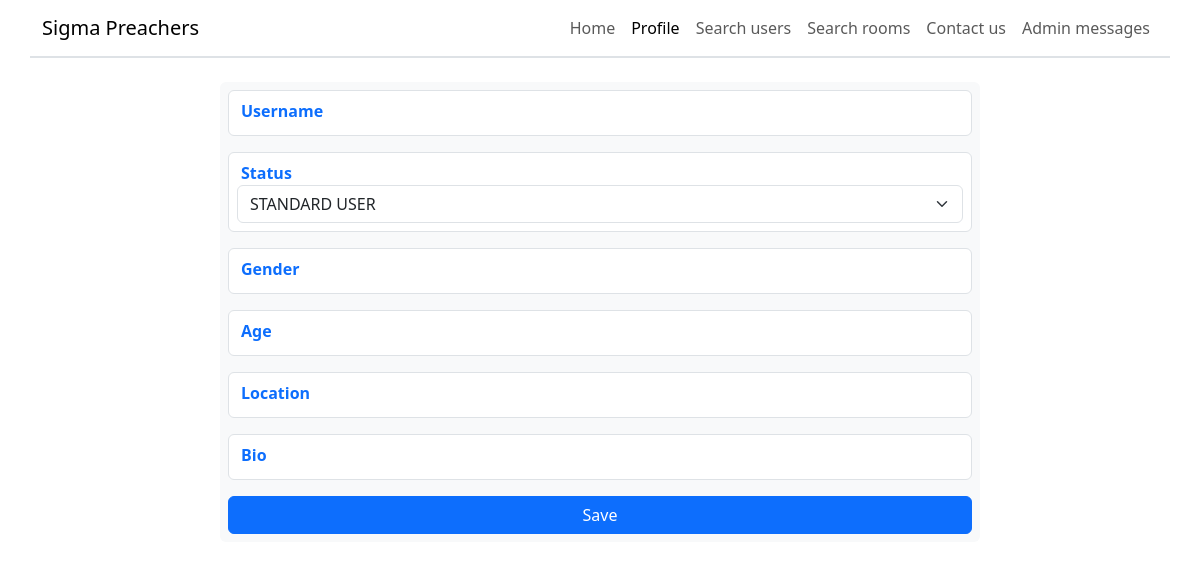
Page /promote_user/2 (signed in) on the earlier database version.
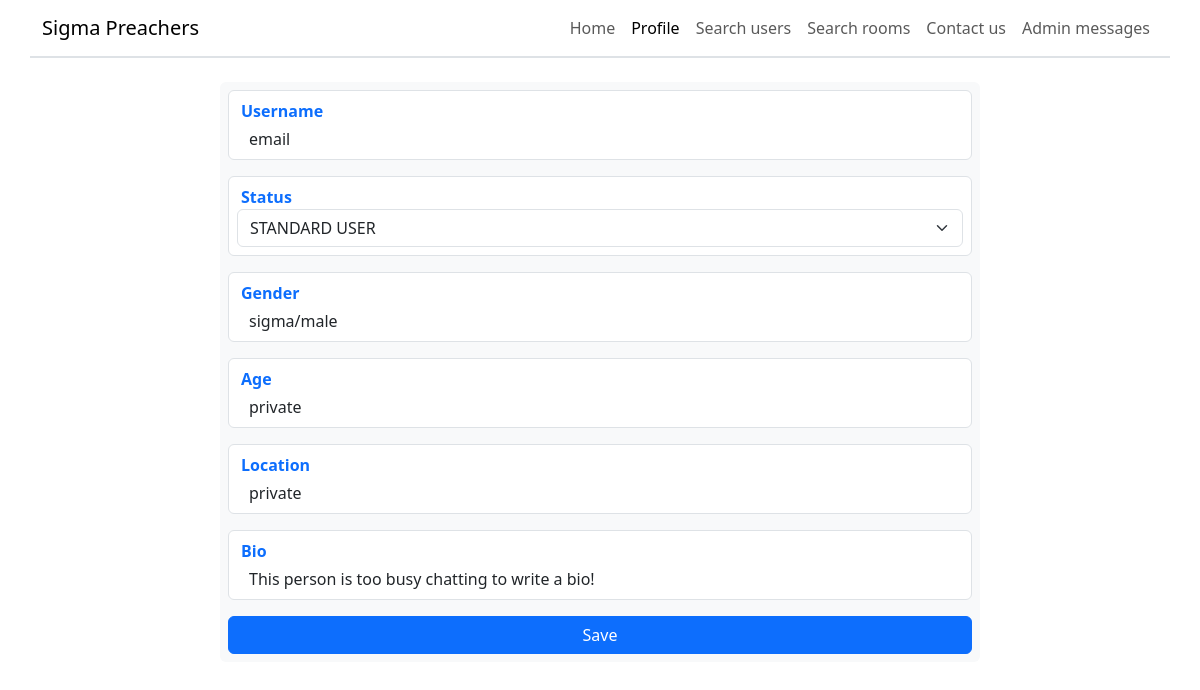
Same page on the later database version.
### project/database/create_db.py (models this page shows)
class User(UserMixin, db.Model):
    __tablename__ = "users"
    id = db.Column(db.Integer, primary_key=True, autoincrement=True)
    username = db.Column(db.String(67), unique=True, nullable=False)
    password = db.Column(db.Integer, nullable=False)  # Only store password hash
    status = db.Column(db.String(20), default="STANDARD USER", nullable=False)
    gender = db.Column(db.String(67), default="sigma/male", nullable=False)
    age = db.Column(db.Integer, default=-1, nullable=False)
    location = db.Column(db.String(67), default="private", nullable=False)
    bio = db.Column(
        db.String(255),
        default="This person is too busy chatting to write a bio!",
        nullable=False,
    )
    banned = db.Column(db.Boolean, default=False, nullable=False)
    ban_end = db.Column(db.Integer, default=int(datetime.now().timestamp()))
    colour = db.Column(db.String(255), default="Blue", nullable=False)
    email = db.Column(db.String(255))
    email_verification_code = db.Column(db.Integer)
    email_verified = db.Column(db.Boolean, nullable=False, default=False)
    room_access = db.relationship("RoomAccess", backref="user")
    admin_messages = db.relationship("AdminMessage", backref="user")
    room_message = db.relationship("RoomMessage", backref="user")

### project/routes/promote_user.py (the view)
@promote_user_bp.route("/promote_user/<int:user_id>", methods=["GET", "POST"])
@login_required
def promote_user(user_id: int):
    if current_user.status != "MASTER":
        flash("You do not have access to that page.", "warning")
        return redirect(url_for("home.home"))
    form = PromoteUserForm()
    service = PromoteUserService(user_id)
    user_data = service.get_user_object()
    if not form.validate_on_submit():
        return render_template(
            "promote_user.html", form=form, user_details=user_data
        )
    new_status = form.status.data
    service.promote_user(new_status)
    return redirect(url_for("view_profile.view_profile", id=user_id))

### project/forms/promote_user.py
class PromoteUserForm(FlaskForm):
    status = SelectField(
        "Status",
        choices=[
            ("STANDARD USER", "STANDARD USER"),
            ("ADMIN", "ADMIN"),
        ],
        validators=[DataRequired()],
    )
    submit = SubmitField("Save")

### project/database/select_db.py (called while the page is built)
    @staticmethod
    def select_user_with_id(user_id: int) -> User | None:
        found_user = User.query.filter(User.id == user_id).first()
        if found_user is None:
            return None
        if type(found_user.ban_end) == str:
            return found_user
        found_user.ban_end = datetime.fromtimestamp(
            found_user.ban_end
        ).strftime("%d/%m/%Y")
        return found_user

### project/services/promote_user.py (called while the page is built)
    def get_user_object(self) -> User | None:
        return Select.select_user_with_id(self.user_id)

### project/templates/promote_user.html (shortened to what this page needs)
{% extends "base_header.html" %}
{% block main %}
<main class="mt-4">
    <div class="row d-flex justify-content-center mb-5">
        <form action="/promote_user/{{ user_details.id }}" class="bg-light rounded p-2 mb-5 col-sm-8" method="post">
            <div class="d-flex flex-column row border py-2 mx-0 rounded mb-3" style="background-color: white;">
                <p class="text-primary fw-bold ms-0 my-0">Username</p>
                <p class="mt-1 ms-2 mb-0">{{ user_details.username }}</p>
            </div>
            <div class="d-flex flex-column row border py-2 px-2 mx-0 rounded mb-3" style="background-color: white;">
                <p class="text-primary fw-bold ms-0 my-0 ps-1">Status</p>
                {{ form.status(class="form-select") }}
            </div>
            <div class="d-flex flex-column row border py-2 mx-0 rounded mb-3" style="background-color: white;">
                <p class="text-primary fw-bold ms-0 my-0">Gender</p>
                <p class="mt-1 ms-2 mb-0">{{ user_details.gender }}</p>
            </div>
            <div class="d-flex flex-column row border py-2 mx-0 rounded mb-3" style="background-color: white;">
                <p class="text-primary fw-bold ms-0 my-0">Age</p>
                {% if user_details.age == -1 %}
                <p class="mt-1 ms-2 mb-0">private</p>
                {% else %}
                <p class="mt-1 ms-2 mb-0">{{ user_details.age }}</p>
                {% endif %}
            </div>
            <div class="d-flex flex-column row border py-2 mx-0 rounded mb-3" style="background-color: white;">
                <p class="text-primary fw-bold ms-0 my-0">Location</p>
                <p class="mt-1 ms-2 mb-0">{{ user_details.location }}</p>
            </div>
            <div class="d-flex flex-column row border py-2 mx-0 rounded mb-3" style="background-color: white;">
                <p class="text-primary fw-bold ms-0 my-0">Bio</p>
                <p class="mt-1 ms-2 mb-0 text-break">{{ user_details.bio }}</p>
            </div>
            <div style="width: 100%">
                {{ form.submit(class="btn btn-primary mx-auto px-5", style="width: 100%") }}
            </div>
        </form>
    </div>
</main>
{% endblock %}

Differences in the rows shown:
added User: username "email", gender "sigma/male", location "private", bio "This person is too busy chatting to write a bio!"
Other differences:
text now shown: "private"
